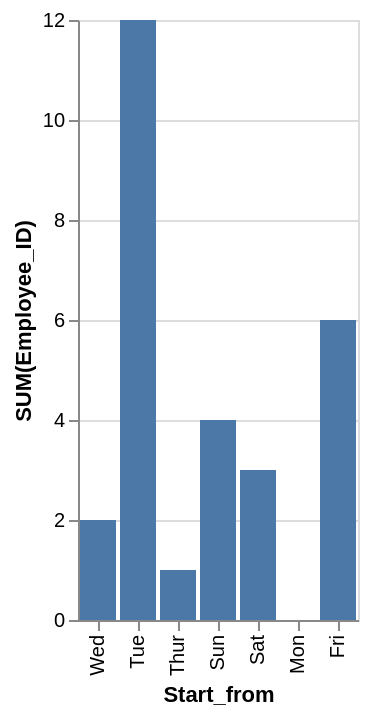

The Vega-Lite source for this figure:
### Vega-Lite specification from a JSON file in a GitHub repository (floating-point values rounded to 4 significant figures)
{"data": {"values": [{"x_data": "Mon", "y_data": 0}, {"x_data": "Tue", "y_data": 12}, {"x_data": "Wed", "y_data": 2}, {"x_data": "Thur", "y_data": 1}, {"x_data": "Fri", "y_data": 6}, {"x_data": "Sat", "y_data": 3}, {"x_data": "Sun", "y_data": 4}]}, "mark": "bar", "encoding": {"x": {"field": "x_data", "type": "nominal", "title": "Start_from", "sort": "descending"}, "y": {"field": "y_data", "type": "quantitative", "title": "SUM(Employee_ID)"}}}
